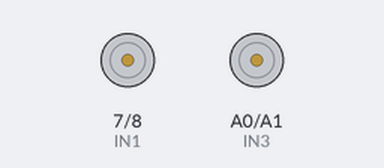
Recording of a sketch running on a simulated Arduino Uno, built with avr-gcc and run on an emulated ATmega328P. Shown: motor-driver pin pairs drawn as motors (green arrow = first pin HIGH = forward, orange = second pin HIGH = backward, longer = more drive, scaled by the enable pin).

Above: at 0.1 s.
At 1.6 s:
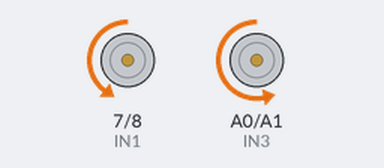
Timing chart, 0 to 3.1 s (numbered marks = the images above):
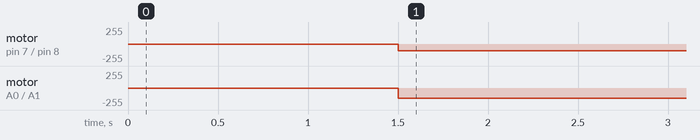

Measured:
- by itself, motor on pin 7 (IN1) / pin 8 (IN2): stopped → backward 99/255 at 1.5 s
- by itself, motor on A0 (IN3) / A1 (IN4): stopped → backward 150/255 at 1.5 s

The sketch:

mobile_base_move.ino
```cpp
/*
 * Step 1: Differential Drive Base Control
 * Architecture: Arduino UNO + L298N Motor Driver
 */

// Define Left Motor (Motor A) pins
const int ENA = 5;  // PWM speed control
const int IN1 = 7;  // Direction control 1
const int IN2 = 8;  // Direction control 2

// Define Right Motor (Motor B) pins
// Note: Using A0 and A1 as digital pins to save standard digital pins for sensors
const int ENB = 6;  // PWM speed control
const int IN3 = A0; // Direction control 1
const int IN4 = A1; // Direction control 2

// Set a base cruising speed (0-255)
const int cruiseSpeed = 150;
int turnSpeed = 200;

void setup() {
  // Configure all motor control pins as outputs
  pinMode(ENA, OUTPUT);
  pinMode(IN1, OUTPUT);
  pinMode(IN2, OUTPUT);

  pinMode(ENB, OUTPUT);
  pinMode(IN3, OUTPUT);
  pinMode(IN4, OUTPUT);

  // Initialize motors to a stopped state
  stopMotors();
}

void moveForward(int speed) {
  // Set Left Motor forward
  digitalWrite(IN1, HIGH);
  digitalWrite(IN2, LOW);
  analogWrite(ENA, speed);

  // Set Right Motor forward
  digitalWrite(IN3, HIGH);
  digitalWrite(IN4, LOW);
  analogWrite(ENB, speed);
}

void loop() {
  delay(1500);
  moveCircle(99, 150);
}

// --- Kinematic Control Functions ---


void moveBackward(int speed) {
  // Set Left Motor backward
  digitalWrite(IN1, LOW);
  digitalWrite(IN2, HIGH);
  analogWrite(ENA, speed);

  // Set Right Motor backward
  digitalWrite(IN3, LOW);
  digitalWrite(IN4, HIGH);
  analogWrite(ENB, speed);
}

void turnRight(int speed) {
  // Left Motor forward, Right Motor backward (Point turn)
  digitalWrite(IN1, HIGH);
  digitalWrite(IN2, LOW);
  analogWrite(ENA, speed);

  digitalWrite(IN3, LOW);
  digitalWrite(IN4, HIGH);
  analogWrite(ENB, speed);
}

void turnLeft(int speed) {
  // Left Motor backward, Right Motor forward (Point turn)
  digitalWrite(IN1, LOW);
  digitalWrite(IN2, HIGH);
  analogWrite(ENA, speed);

  digitalWrite(IN3, HIGH);
  digitalWrite(IN4, LOW);
  analogWrite(ENB, speed);
}

void stopMotors() {
  // Cut power via PWM pins
  analogWrite(ENA, 0);
  analogWrite(ENB, 0);

  // Set logic LOW for safety
  digitalWrite(IN1, LOW);
  digitalWrite(IN2, LOW);
  digitalWrite(IN3, LOW);
  digitalWrite(IN4, LOW);
}

void moveCircle(int vl, int vr) {
  // Left Motor backward, Right Motor forward (Point turn)
  digitalWrite(IN1, LOW);
  digitalWrite(IN2, HIGH);
  analogWrite(ENA, vl);

  // Set Right Motor backward
  digitalWrite(IN3, LOW);
  digitalWrite(IN4, HIGH);
  analogWrite(ENB, vr);
}
```
